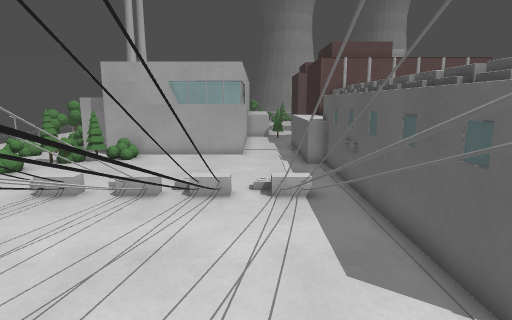
View 1 (above)

24 first-person views from a walk through a 3-D level made in the Godot game engine. The camera is 1.5 m above the floor, tilts 10° down and sees 75° across. The floor is counted in squares, 0.5 m on a side. Each view is taken from the middle of a square. On the plan, view 1 faces up. The plan holds only what a view shows up to about 20 squares ahead; the rest is blank. The place goes on beyond the plan.

View 2
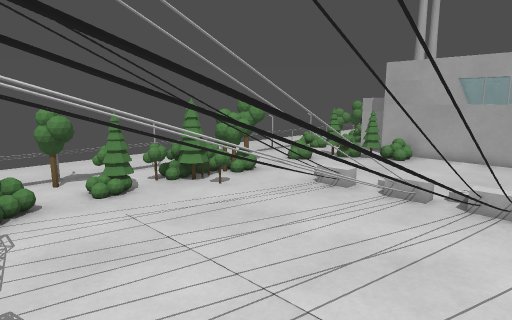

View 3
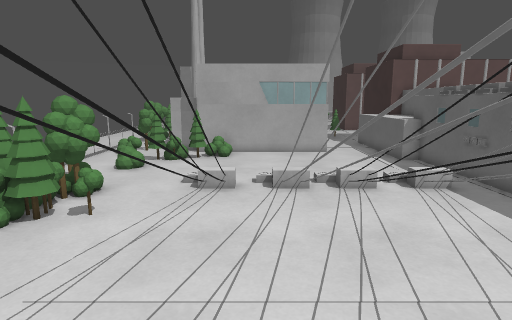

View 4
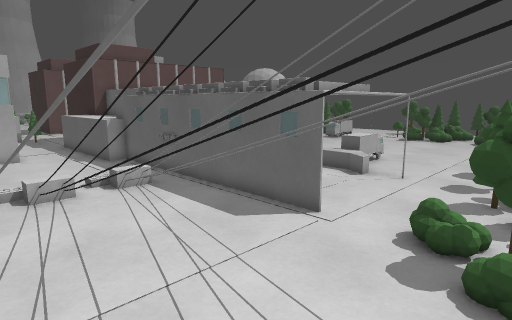

View 5
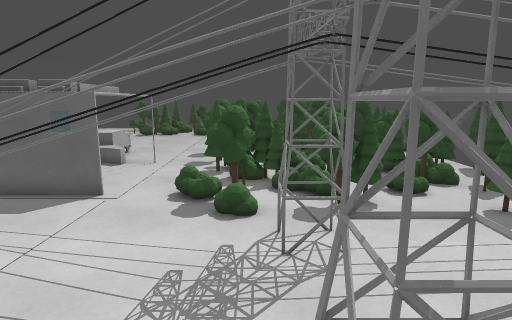

View 6
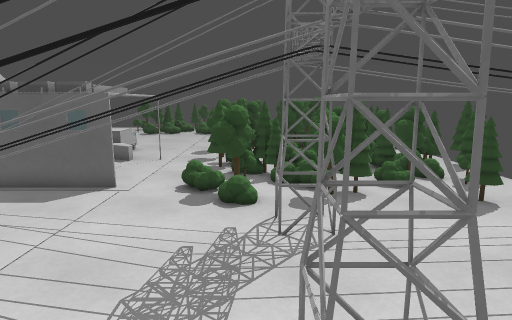

View 7
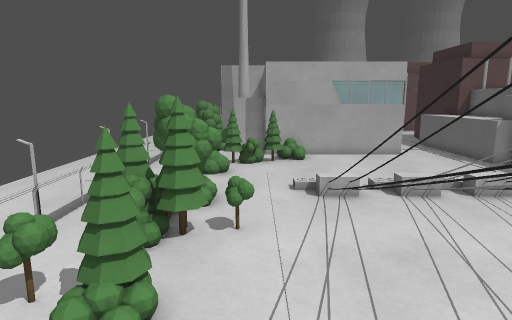

View 8
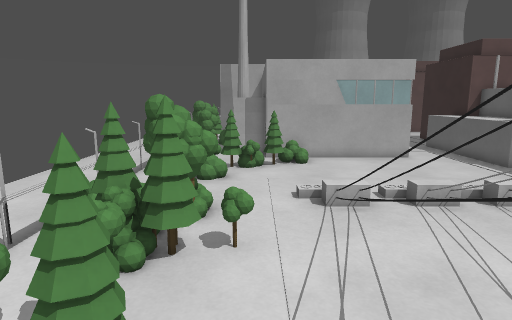

View 9
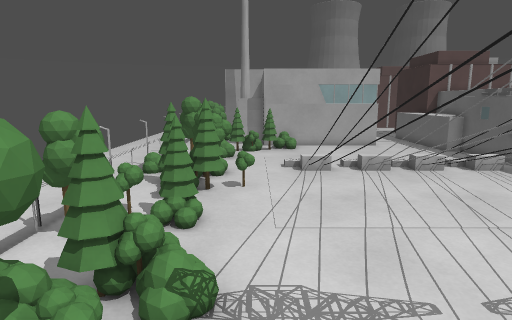

View 10
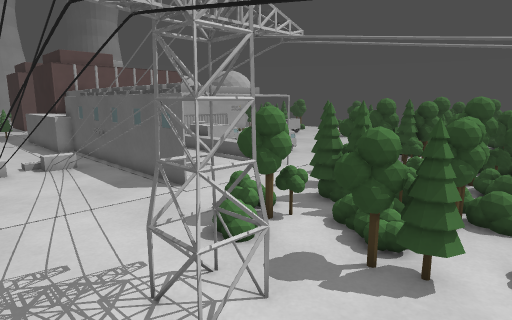

View 11
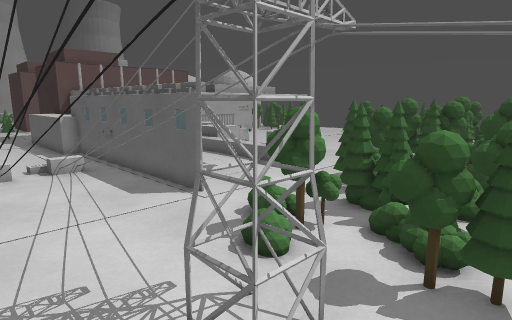

View 12
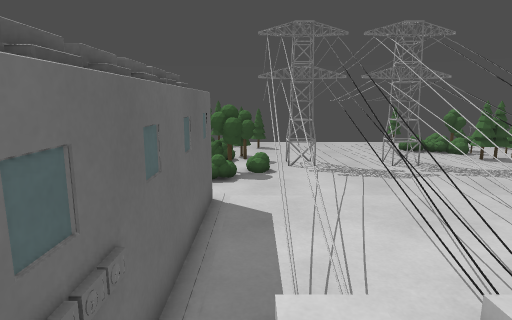

View 13
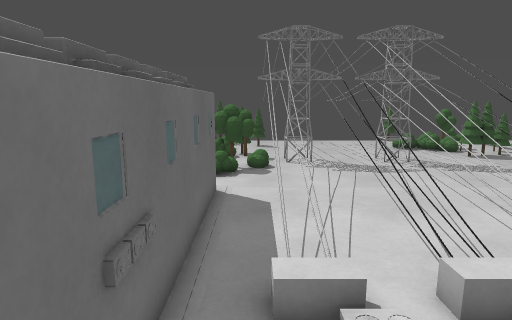

View 14
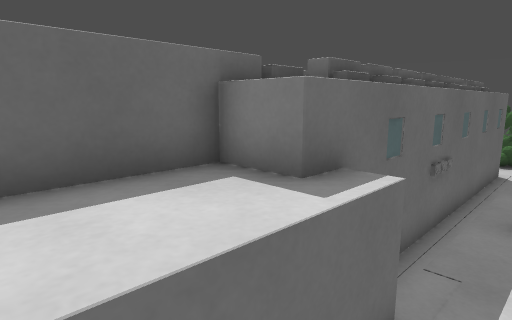

View 15
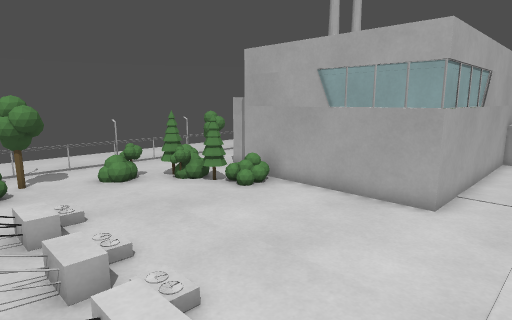

View 16
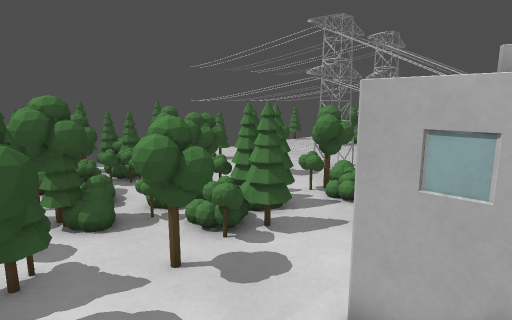

View 17
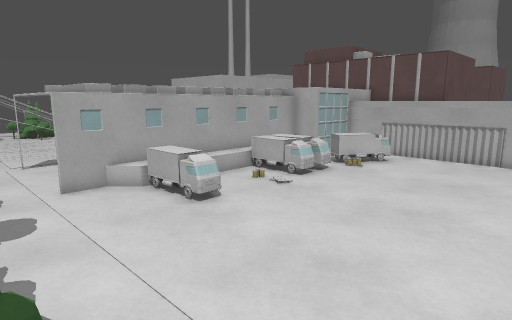

View 18
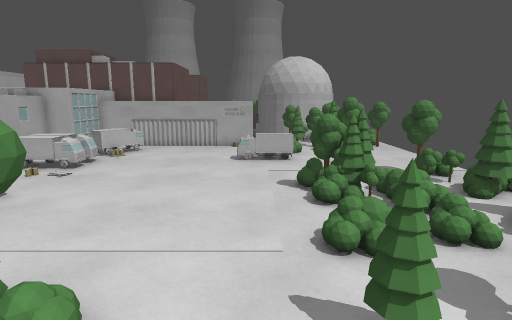

View 19
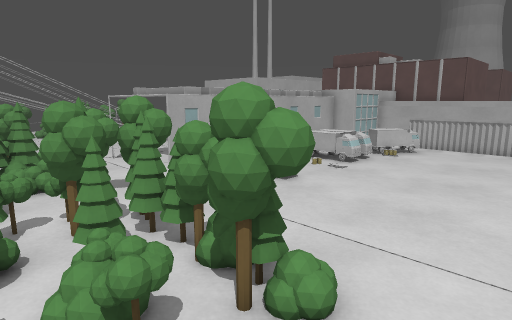

View 20
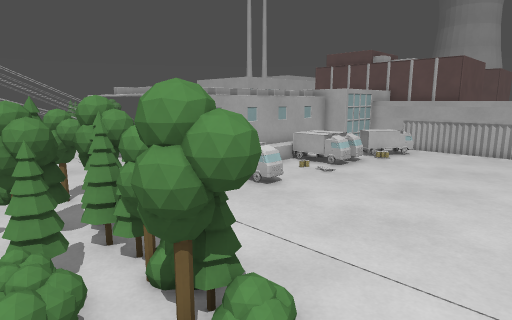

View 21
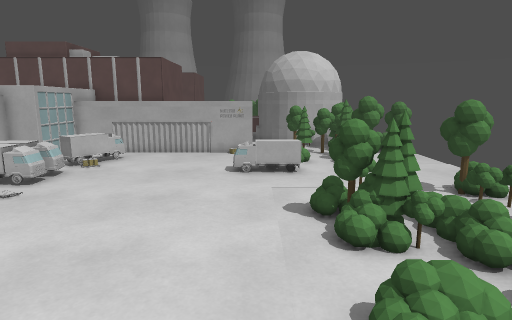

View 22
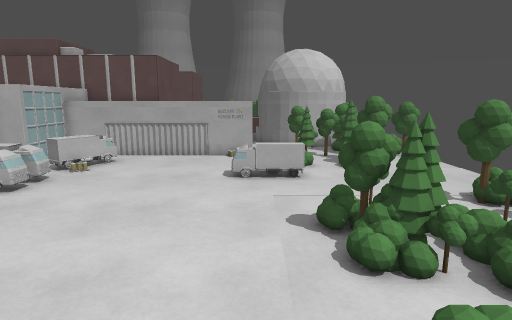

View 23
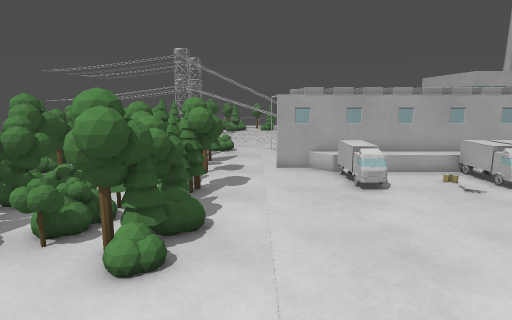

View 24
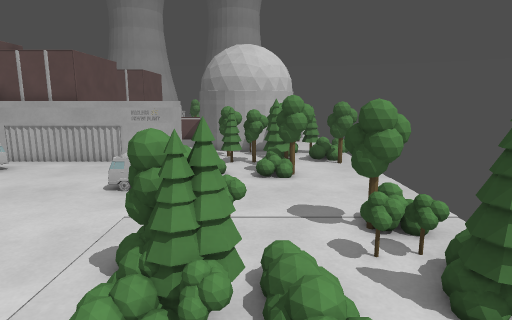

### Floor plan
Key: @ floor where view 1 was taken; # wall or solid block; x gap in a wall; . main floor; : floor 0.25 m higher than the main floor; + floor 0.5 m higher than the main floor; * floor 0.75 m higher than the main floor; / step, stairs or slope; = window, fence, low wall or low ledge; ^ raised ledge; v drop or lower ground; T thing the floor can be seen under or through; O other object.
Columns run from 17 left of view 1 to 29 right of it. Each row starts with its distance up from view 1.
 20  ..  #####      #...^^^     ^^^^^^^^ ^^  ######
 19  ..=###..########...^^^     # .....==.  =### .=
 18 ...=.....xO.........^^^    ^# ........   ..x...
 17 ...=...==#:.........^^^    ^# ^=......   ..##..
 16 ...#..=#==..........^ ^  ^^^#^^.......  ...##..
 15 ...=..x..............^   ^^  ==.......^^.......
 14 ...=..#..............^   ^^ ../......=^^^......
 13 ...=................#^   ^^//v/................
 12 ...####.............=^   ^^/*//...............
 11 ...####.../////////.=^  ^^^/.............=...##
 10 ...=:=##..//.////./..^   ^^/.............==..##
  9  ..=#=##...=.=..=.=..^  ^^^/............=#..===
  8  ..#=#^==.==.====.=..^  ^^^/............##=:.##
  7  ..#####=.==.====.T..^  ^^^/*/=.........O#=:.##
  6 ...=.==...TT.TTTT.T..^^  ^^/==...........#=:.#
  5 ...===#...TT.TTTT.T..^^^^^^..................
  4 ...TT==...TT.TTTT.T..^^^^^^.............+:::
  3 ...TTT....TT.TTTT.T.........................
  2 ...= .....TT.TTTT.T..........TT...........
  1      TT#..TT.TTTT.T.##..#==TTTT=#=##...=#.
  0     TT=#..TT.TTTT@.x#^==#==  TTT=###... =
 -1       #.............#==##:..    ##.x..
 -2       #.....#=...#...O###:==#    ==.  .
 -3      .#==..........##OO==:.##    #    .
 -4      ###...........##..#=..:#
 -5       .O................:.=##
 -6       ==      .......O##=#=##

Where each view was taken, in squares from view 1:
view 1: 0 up, 0 right, facing up
view 2: 0 up, 0 right, facing up-left
view 3: 1 down, 5 left, facing up
view 4: 1 down, 4 left, facing up-right
view 5: 1 down, 7 left, facing right
view 6: 1 down, 8 left, facing right
view 7: 0 up, 9 left, facing up
view 8: 1 up, 9 left, facing up
view 9: 4 down, 9 left, facing up
view 10: 6 down, 3 left, facing up-right
view 11: 5 down, 3 left, facing up-right
view 12: 14 up, 2 right, facing down
view 13: 15 up, 2 right, facing down
view 14: 20 up, 1 right, facing down-right
view 15: 9 up, 2 right, facing up-left
view 16: 6 up, 13 right, facing down-left
view 17: 1 up, 21 right, facing up-left
view 18: 3 down, 21 right, facing up
view 19: 3 down, 21 right, facing up-left
view 20: 2 down, 21 right, facing up-left
view 21: 0 up, 21 right, facing up
view 22: 1 up, 21 right, facing up
view 23: 3 up, 24 right, facing left
view 24: 3 up, 25 right, facing up
